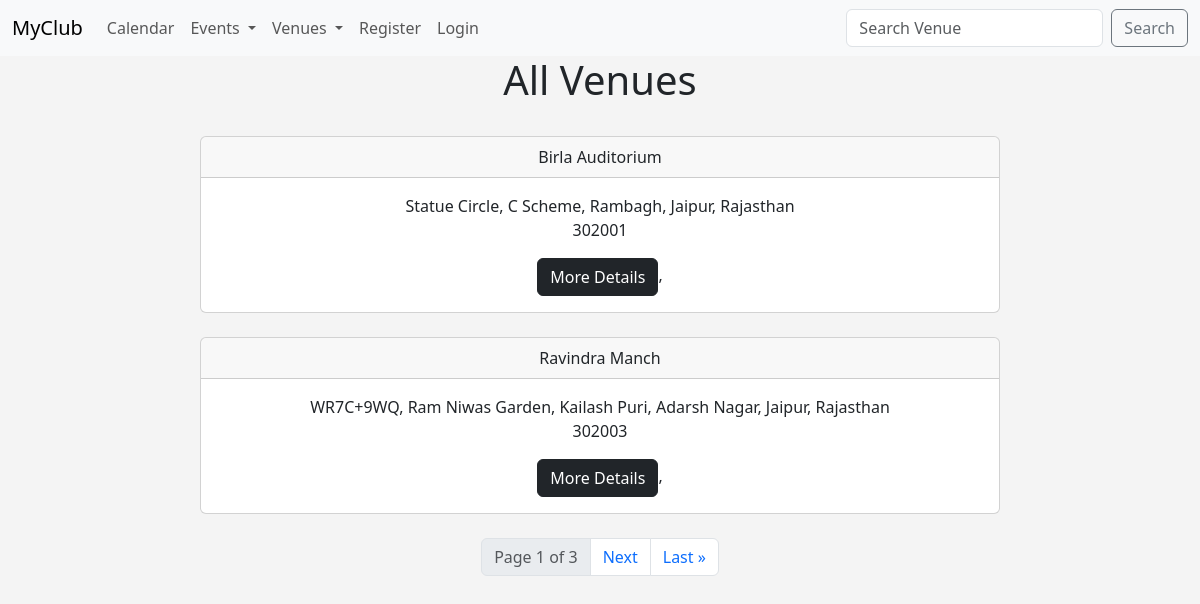
/venues, run on the app's committed database.
### myclub_app/models.py (models this page shows, shortened)
class Venue(models.Model):
    name = models.CharField('Venue Name', max_length=500)
    address = models.CharField(max_length=2000)
    zip_code = models.CharField(max_length=6)
    phone_no = models.CharField(max_length=15,blank=True)
    email = models.EmailField(blank=True)
    owner = models.IntegerField("Venue Owner",blank=False,default=1)

### myclub_app/views.py (the view)
# urls.py: path('venues',views.venues,name="venues"),
def venues(request):
    try :
        venue_list = Venue.objects.all()
    except :
        venue_list = None
    p = Paginator(Venue.objects.all(),2)
    page = request.GET.get('page')
    venues = p.get_page(page)
    return render(request, 'venue_list.html', {'venue_list':venue_list, 'venues':venues})

### myclub_app/templates/venue_list.html (shortened to what this page needs)
{% extends 'base.html' %}
{% block content %}
    <center>
    <h1>All Venues</h1>
    <br>
    {% for venue in venues %}
    <div class="card" style="width: 50rem;">
    <div class="card-header">{{ venue.name }}</div>
    <div class="card-body">{{ venue.address }}
    <p class="card-text">{{ venue.zip_code }}</p>
    <a href="{% url 'venue_details' venue.id %}" class="btn btn-dark">More Details</a>,
    </div>
    </div>
    <br>
    {% endfor %}
<nav aria-label="Page navigation example">
  <ul class="pagination justify-content-center">
      <li class="page-item disabled"><a class="page-link" href="#">Page {{ venues.number }} of {{ venues.paginator.num_pages }}</a></li>
    {% if venues.has_next %}
        <li class="page-item"><a class="page-link" href="?page={{ venues.next_page_number }}">Next</a></li>
        <li class="page-item"><a class="page-link" href="?page={{ venues.paginator.num_pages }}">Last &raquo</a></li>
    {% endif %}
      </ul>
    </nav>
    </center>
{% endblock content %}

### myclub_app/templates/base.html (style rules this page uses)
body { background: #f4f4f4; }

### data on the page
Venue: name "Birla Auditorium", address "Statue Circle, C Scheme, Rambagh, Jaipur, Rajasthan", zip_code "302001"
Venue: name "Ravindra Manch", address "WR7C+9WQ, Ram Niwas Garden, Kailash Puri, Adarsh Nagar, Jaipur, Rajasthan", zip_code "302003"

### other printed values
{{ venues.number }} "1"
{{ venues.paginator.num_pages }} "3"
